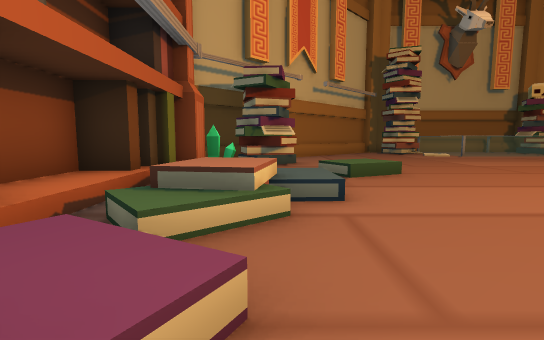
view 1 (above)

19 first-person views from a walk through a scene from a Unity 3-D project. The camera is 1.5 m above the floor, tilts 6° down and sees 85° across. The floor is counted in squares, 2 m on a side. Each view is taken from the middle of a square. On the plan, view 1 faces up. The plan holds only what a view shows up to about 10 squares ahead; the rest is blank. The place goes on beyond the plan. The player is left out.

view 2
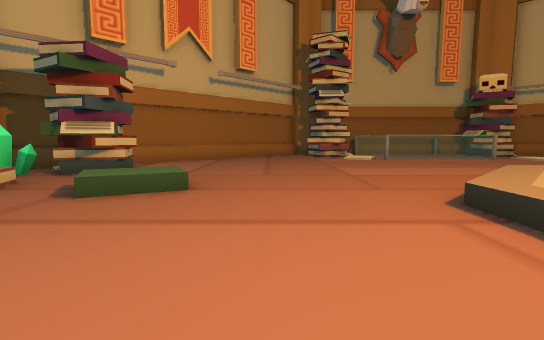

view 3
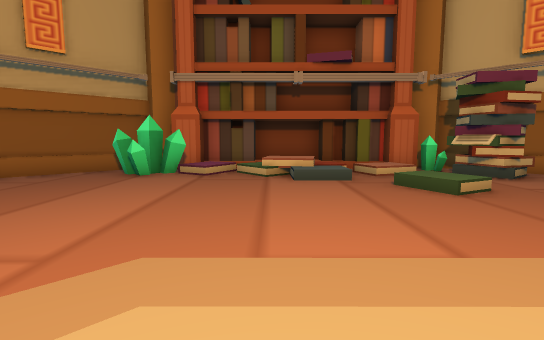

view 4
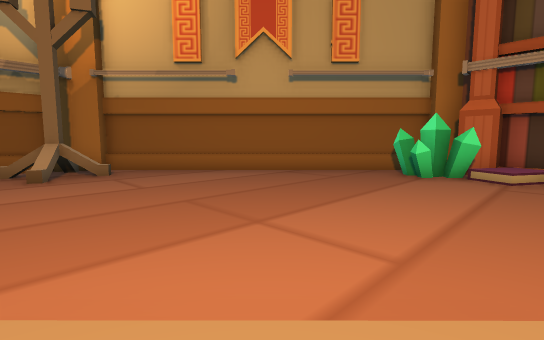

view 5
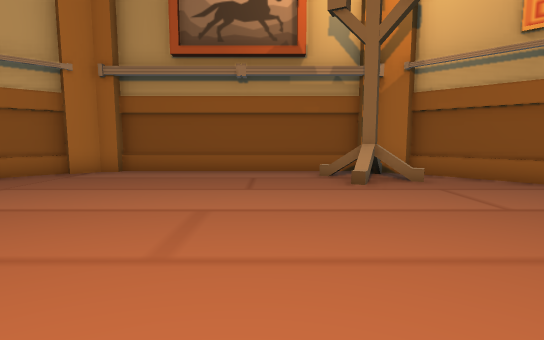

view 6
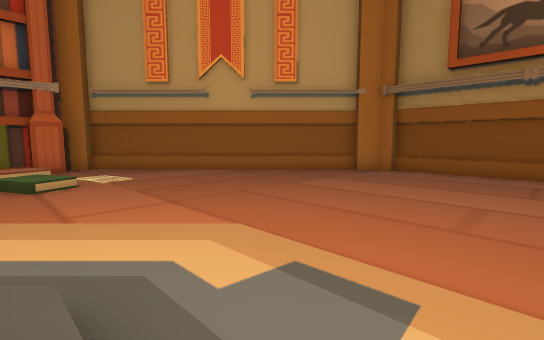

view 7
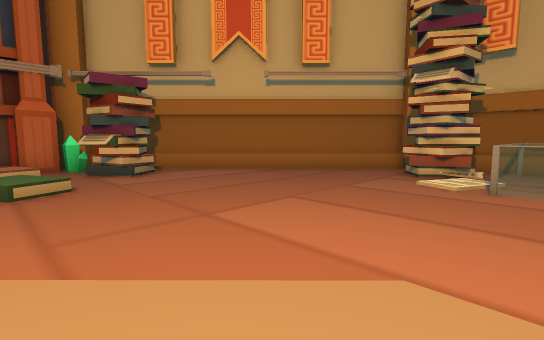

view 8
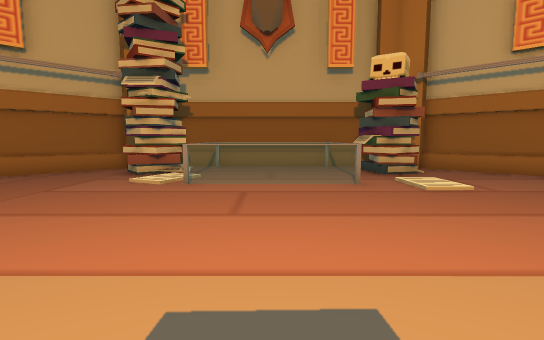

view 9
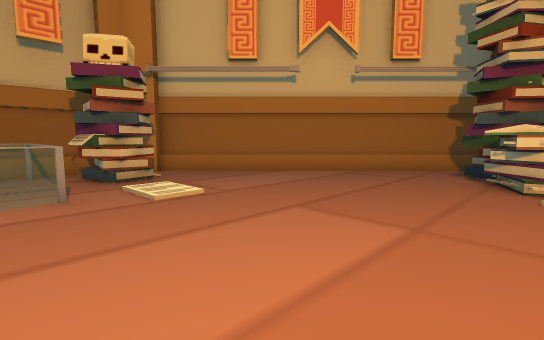

view 10
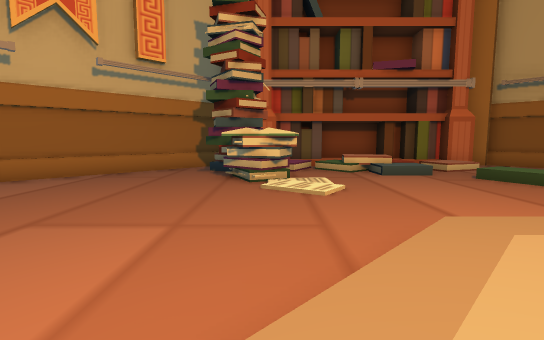

view 11
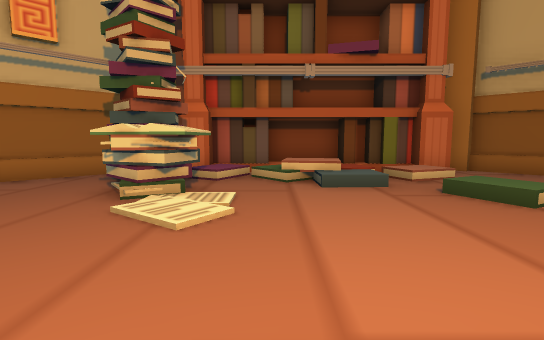

view 12
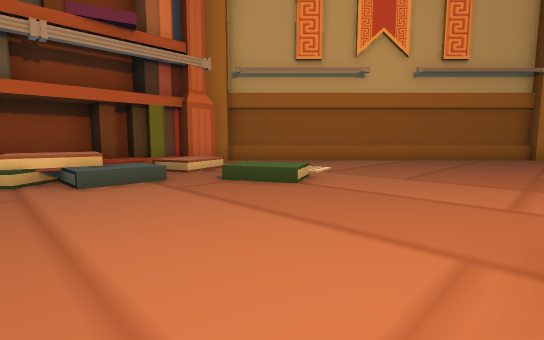

view 13
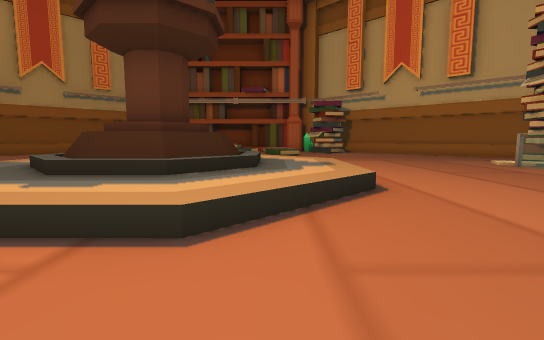

view 14
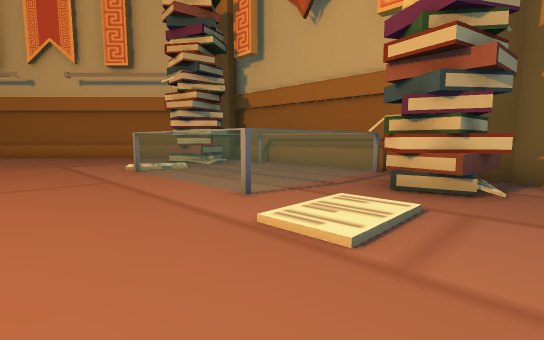

view 15
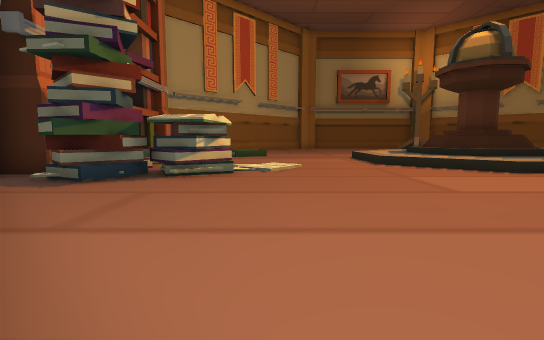

view 16
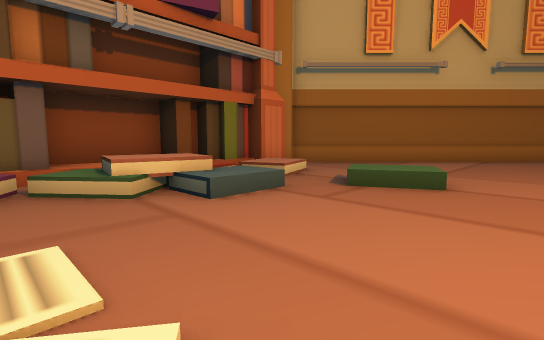

view 17
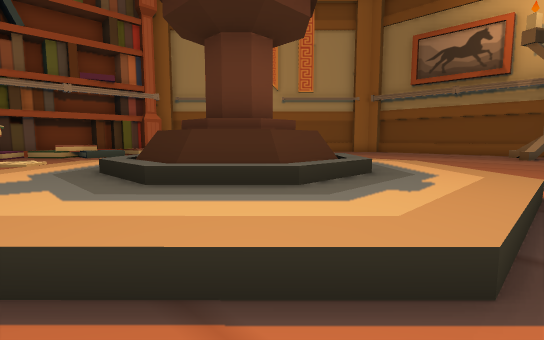

view 18
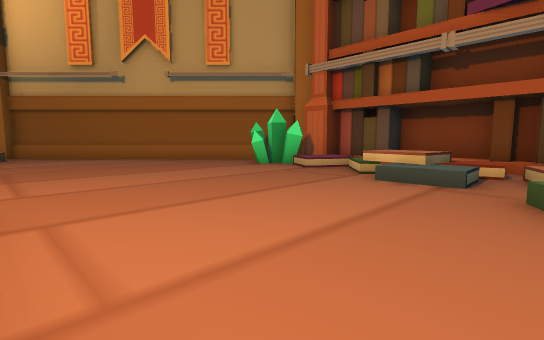

view 19
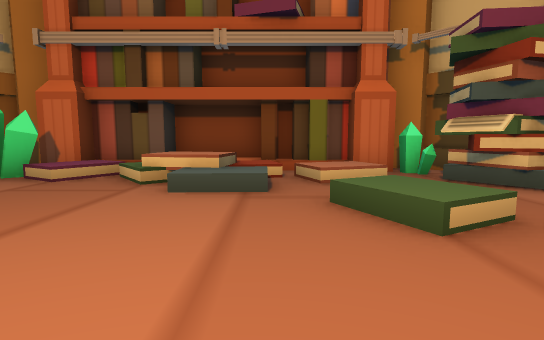

### Floor plan
Key: @ floor where view 1 was taken; # wall or solid block; . main floor; : floor 0.5 m higher than the main floor; / step, stairs or slope; = window, fence, low wall or low ledge; ^ raised ledge; C crystal; O other object.
Columns run from 3 left of view 1 to 23 right of it. Each row starts with its distance up from view 1.
 17           #########
 16        ####OOOOOOO##
 15       ##.##O   OOO..#
 14      ##.../O   O.....#
 13     ##..../OOOOO......#
 12    ##..................#
 11   ##....................#
 10  ##......................#
  9  #OO....................##
  8  #C...................O####
  7 ##/../...../:::/..../OO./ #
  6 ##////....//::://..//..///#
  5 #////....///=^=///.....///#
  4 #////....///^^^///..../=//#
  3 #///.....///^^^///....////#
  2 #//....../::/=/::/.....///#
  1 #/:/....../:/:/:/.../:///##
  0 ##C@......./////.........##
 -1 ##CC......................#
 -2  #.......................##
 -3  ##.....................##
 -4   ##...................##
 -5    ##.................##
 -6     ##...............##
 -7      ##..^^.........##
 -8       ##.^^........##
 -9        ###.......###
-10          #########

Positions as (right, up) in squares from view 1, and headings:
1: (0, 0), facing up
2: (4, 2), facing up
3: (8, 3), facing left
4: (8, 2), facing down-left
5: (9, 0), facing down
6: (9, 2), facing down-right
7: (9, 6), facing up-left
8: (10, 6), facing up
9: (11, 7), facing up-right
10: (11, 7), facing right
11: (13, 5), facing right
12: (14, 5), facing down-right
13: (16, 6), facing left
14: (15, 10), facing up-left
15: (17, 14), facing down
16: (16, 6), facing down-right
17: (6, 7), facing down-right
18: (6, 6), facing down-left
19: (5, 5), facing left
